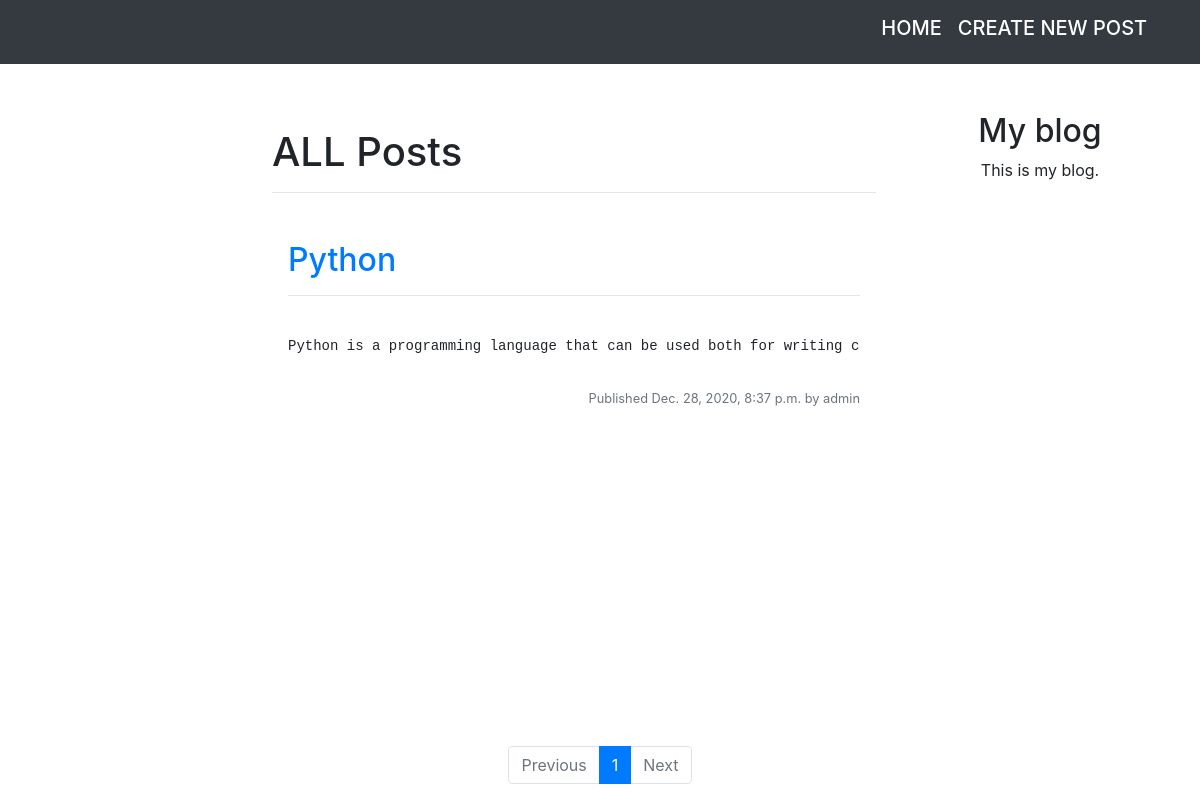
Screenshot of /blog/ with the database file from the repository.
### blog/models.py (models this page shows, shortened)
class Post(models.Model):
    STATUS_CHOICES = (
        ('draft', 'Draft'),
        ('published', 'Published'),
    )
    title = models.CharField(max_length = 250)
    slug = models.SlugField(max_length = 250, unique_for_date = 'publish')
    author = models.ForeignKey(User, on_delete = models.CASCADE, related_name = 'blog_posts')
    body = models.TextField()
    publish = models.DateTimeField(default = timezone.now)
    created = models.DateTimeField(auto_now_add = True)
    updated = models.DateTimeField(auto_now = True)
    status = models.CharField(max_length = 10, choices = STATUS_CHOICES, default = 'draft')
    class Meta:
        ordering = ('-publish',)
    def get_absolute_url(self):
        return reverse('blog:post_detail',
            args = [
                self.publish.year,
                self.publish.month,
                self.publish.day,
                self.slug
            ]
        )

### blog/views.py (the view)
# urls.py: path('', views.PostListView.as_view(), name='post_list'),
class PostListView(ListView):
    queryset = Post.objects.filter(status = 'published')
    context_object_name = 'posts'
    paginate_by = 3
    template_name = 'blog/post/list.html'

### cart/context_processors.py (called while the page is built)
def cart(request):
    return {'cart': Cart(request)}

### blog/templates/blog/post/list.html (shortened to what this page needs)
{% extends "blog/base.html" %}
{% block content %}
  <div class="sticky-top bg-white py-3">
    <h1>ALL Posts</h1>
    <hr>
  </div>
  {% for post in posts %}
    <div class="bg-white m-3">
      <h2>
        <a href="{{ post.get_absolute_url }}">
          {{ post.title }}
        </a><hr>
      </h2><br>
      <pre>{{ post.body| linebreaks| truncatewords:30 }}</pre>
      <p class="date text-muted small float-right">
        Published {{ post.publish }} by {{ post.author }}
      </p>
    </div>
  {% endfor %}
  <div class="fixed-bottom bg-white">
    {% include "pagination.html" with pages=page_obj %}
  </div>
{% endblock %}

### blog/static/blog/style.css (style rules this page uses)
:root { --blue: #007bff; --indigo: #6610f2; --purple: #6f42c1; --pink: #e83e8c; --red: #dc3545; --orange: #fd7e14; --yellow: #ffc107; --green: #28a745; --teal: #20c997; --cyan: #17a2b8; --white: #fff; --gray: #6c757d; --gray-dark: #343a40; --primary: #007bff; --secondary: #6c757d; --success: #28a745; --info: #17a2b8; --warning: #ffc107; --danger: #dc3545; --light: #f8f9fa; --dark: #343a40; --breakpoint-xs: 0; --breakpoint-sm: 576px; --breakpoint-md: 768px; --breakpoint-lg: 992px; --breakpoint-xl: 1200px; --font-family-sans-serif: -apple-system, BlinkMacSystemFont, "Segoe UI", Roboto, "Helvetica Neue", Arial, "Noto Sans", sans-serif, "Apple Color Emoji", "Segoe UI Emoji", "Segoe UI Symbol", "Noto Color Emoji"; --font-family-monospace: SFMono-Regular, Menlo, Monaco, Consolas, "Liberation Mono", "Courier New", monospace; }
*, *::before, *::after { box-sizing: border-box; }
html { font-family: sans-serif; line-height: 1.15; -webkit-text-size-adjust: 100%; -webkit-tap-highlight-color: rgba(0, 0, 0, 0); }
body { margin: 0; font-family: -apple-system, BlinkMacSystemFont, "Segoe UI", Roboto, "Helvetica Neue", Arial, "Noto Sans", sans-serif, "Apple Color Emoji", "Segoe UI Emoji", "Segoe UI Symbol", "Noto Color Emoji"; font-size: 1rem; font-weight: 400; line-height: 1.5; color: #212529; text-align: left; background-color: #fff; }
hr { box-sizing: content-box; height: 0; overflow: visible; }
h1, h2, h3, h4, h5, h6 { margin-top: 0; margin-bottom: 0.5rem; }
p { margin-top: 0; margin-bottom: 1rem; }
a { color: #007bff; text-decoration: none; background-color: transparent; }
h1, h2, h3, h4, h5, h6, .h1, .h2, .h3, .h4, .h5, .h6 { margin-bottom: 0.5rem; font-weight: 500; line-height: 1.2; }
h1, .h1 { font-size: 2.5rem; }
h2, .h2 { font-size: 2rem; }
hr { margin-top: 1rem; margin-bottom: 1rem; border: 0; border-top: 1px solid rgba(0, 0, 0, 0.1); }
small, .small { font-size: 80%; font-weight: 400; }
.bg-white { background-color: #fff !important; }
.float-right { float: right !important; }
.fixed-bottom { position: fixed; right: 0; bottom: 0; left: 0; z-index: 1030; }
.m-3 { margin: 1rem !important; }
.pt-3, .py-3 { padding-top: 1rem !important; }
.pb-3, .py-3 { padding-bottom: 1rem !important; }
.text-muted { color: #6c757d !important; }

### rows the page displays
Post: title "Python", body "Python is a programming language that can be used both for writing…", publish "Dec. 28, 2020, 8:37 p.m.", author "admin"
